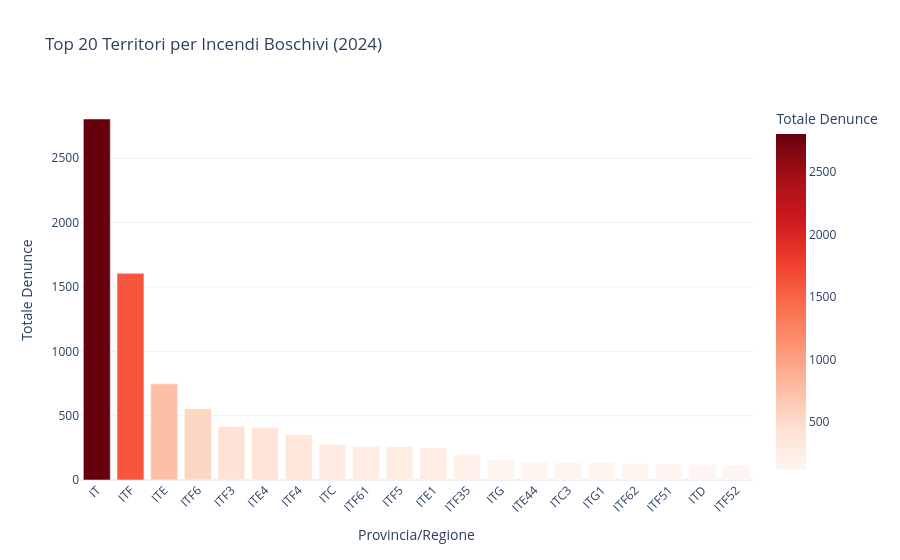

Write notebook code for a chart like this one.
### Code cell
# Analisi territoriale per Incendi Boschivi (2024)
# Usiamo i codici che abbiamo trovato: '2024' e 'FOREARS'
df_geo = con.execute(f"""
    SELECT 
        codice_territorio, 
        SUM(CAST(numero_denunce AS DOUBLE)) as totale
    FROM '{parquet_path}'
    WHERE anno = '2024' 
      AND codice_reato = 'FOREARS' 
    GROUP BY codice_territorio
    ORDER BY totale DESC
    LIMIT 20
""").df()

if df_geo.empty:
    print("⚠️ Nessun dato trovato. Controlla che la pipeline abbia generato i dati correttamente.")
else:
    fig_geo = px.bar(df_geo, 
                    x='codice_territorio', 
                    y='totale', 
                    title='Top 20 Territori per Incendi Boschivi (2024)',
                    labels={'totale': 'Totale Denunce', 'codice_territorio': 'Provincia/Regione'},
                    color='totale', 
                    color_continuous_scale='Reds',
                    template='plotly_white')
    
    fig_geo.update_layout(xaxis_tickangle=-45)
    fig_geo.show()

### Figure 1 — Plotly figure (JSON) as saved in the notebook; plotly's stock layout.template omitted (floating-point values rounded to 4 significant figures)
{"data": [{"hovertemplate": "Provincia/Regione=%{x}<br>Totale Denunce=%{marker.color}<extra></extra>", "legendgroup": "", "marker": {"color": [2805.0, 1606.0, 747.0, 553.3, 414.0, 405.6, 352.1, 277.3, 260.9, 260.1, 248.1, 198.1, 155.2, 140.0, 135.7, 135.0, 129.4, 121.5, 118.5, 117.6], "coloraxis": "coloraxis", "pattern": {"shape": ""}}, "name": "", "orientation": "v", "showlegend": false, "textposition": "auto", "type": "bar", "x": ["IT", "ITF", "ITE", "ITF6", "ITF3", "ITE4", "ITF4", "ITC", "ITF61", "ITF5", "ITE1", "ITF35", "ITG", "ITE44", "ITC3", "ITG1", "ITF62", "ITF51", "ITD", "ITF52"], "xaxis": "x", "y": [2805.0, 1606.0, 747.0, 553.3, 414.0, 405.6, 352.1, 277.3, 260.9, 260.1, 248.1, 198.1, 155.2, 140.0, 135.7, 135.0, 129.4, 121.5, 118.5, 117.6], "yaxis": "y"}], "layout": {"barmode": "relative", "coloraxis": {"colorbar": {"title": {"text": "Totale Denunce"}}, "colorscale": [[0, "rgb(255,245,240)"], [0.125, "rgb(254,224,210)"], [0.25, "rgb(252,187,161)"], [0.375, "rgb(252,146,114)"], [0.5, "rgb(251,106,74)"], [0.625, "rgb(239,59,44)"], [0.75, "rgb(203,24,29)"], [0.875, "rgb(165,15,21)"], [1, "rgb(103,0,13)"]]}, "legend": {"tracegroupgap": 0}, "title": {"text": "Top 20 Territori per Incendi Boschivi (2024)"}, "xaxis": {"anchor": "y", "domain": [0, 1], "tickangle": -45, "title": {"text": "Provincia/Regione"}}, "yaxis": {"anchor": "x", "domain": [0, 1], "title": {"text": "Totale Denunce"}}}}
